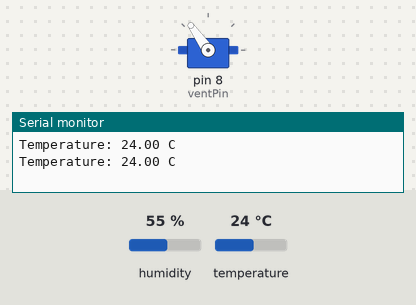
This sketch was run on a simulated Arduino Uno, built with avr-gcc and run on an emulated ATmega328P. Parts: servo, the last lines printed to the serial monitor. Inputs (shaded band) come from the test bench; at power-on: temperature 24 °C, humidity 55 %.

Above: at 5.8 s.
5.9 s: temperature set to 17 °C
11.9 s: temperature set to 14 °C
At 15.9 s:
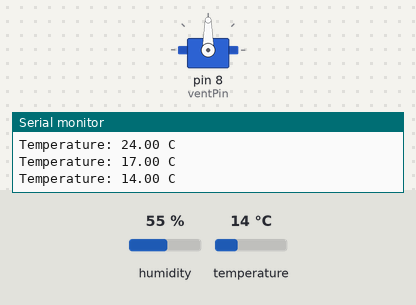
17.9 s: temperature set to 28 °C
At 20.6 s:
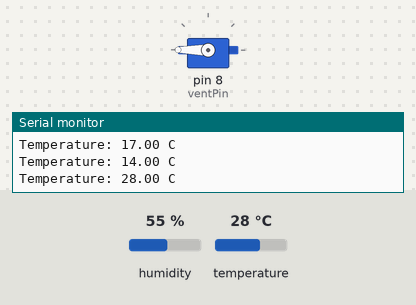
23.9 s: temperature set to 24 °C
At 26.5 s:
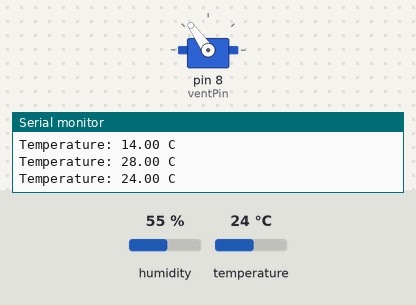
29.9 s: temperature set to 12 °C
At 31.2 s:
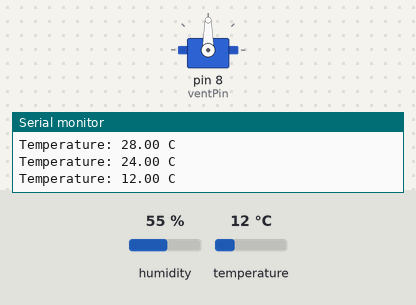
Timing chart, 0 to 32.9 s (numbered marks = the images above; inputs shaded):
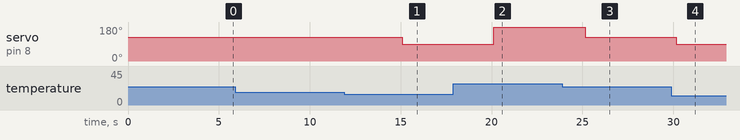

Measured:
- the behaviour switches between 16 and 15 °C on temperature (found by bisection; images 0 and 1)
- the behaviour switches between 26 and 25 °C on temperature (found by bisection; images 2 and 3)
- after the input at 11.9 s, servo on pin 8 (ventPin): 125° → 90° after 3.2 s
- after the input at 17.9 s, servo on pin 8 (ventPin): 90° → 180° after 2.2 s
- after the input at 23.9 s, servo on pin 8 (ventPin): 180° → 125° after 1.2 s
- after the input at 29.9 s, servo on pin 8 (ventPin): 125° → 90° after 0.27 s

The sketch:

temperature_humidity_reader.ino
```cpp
#include <DHT.h>
#include <Servo.h>

const int ventPin = 8;
const int DHT_PIN = 4;
#define DHTTYPE DHT11

DHT dht(DHT_PIN,DHTTYPE);
Servo ventilator;

void setup() {
  pinMode(DHT_PIN, INPUT);
  pinMode(ventPin, OUTPUT);

  ventilator.attach(ventPin);
  // ventilator.begin();
  // ventPin.write(0);

  dht.begin();
  Serial.begin(9600);
}

void loop() {
  float tempC = dht.readTemperature();

  if (isnan(tempC)) {
    Serial.println("Cant read Temperature condition!!, no mechanics can be performed");
  }
  else {

    if (tempC <= 15) {
      ventilator.write(90);

      Serial.print("Temperature: ");
      Serial.print(tempC);
      Serial.println(" C");
    }
    else if (tempC <= 25 && tempC >= 15) {
      ventilator.write(125);

      Serial.print("Temperature: ");
      Serial.print(tempC);
      Serial.println(" C");
    }
    else {
      ventilator.write(180);

      Serial.print("Temperature: ");
      Serial.print(tempC);
      Serial.println(" C");
    }
  }
  delay(5000);

}
```
